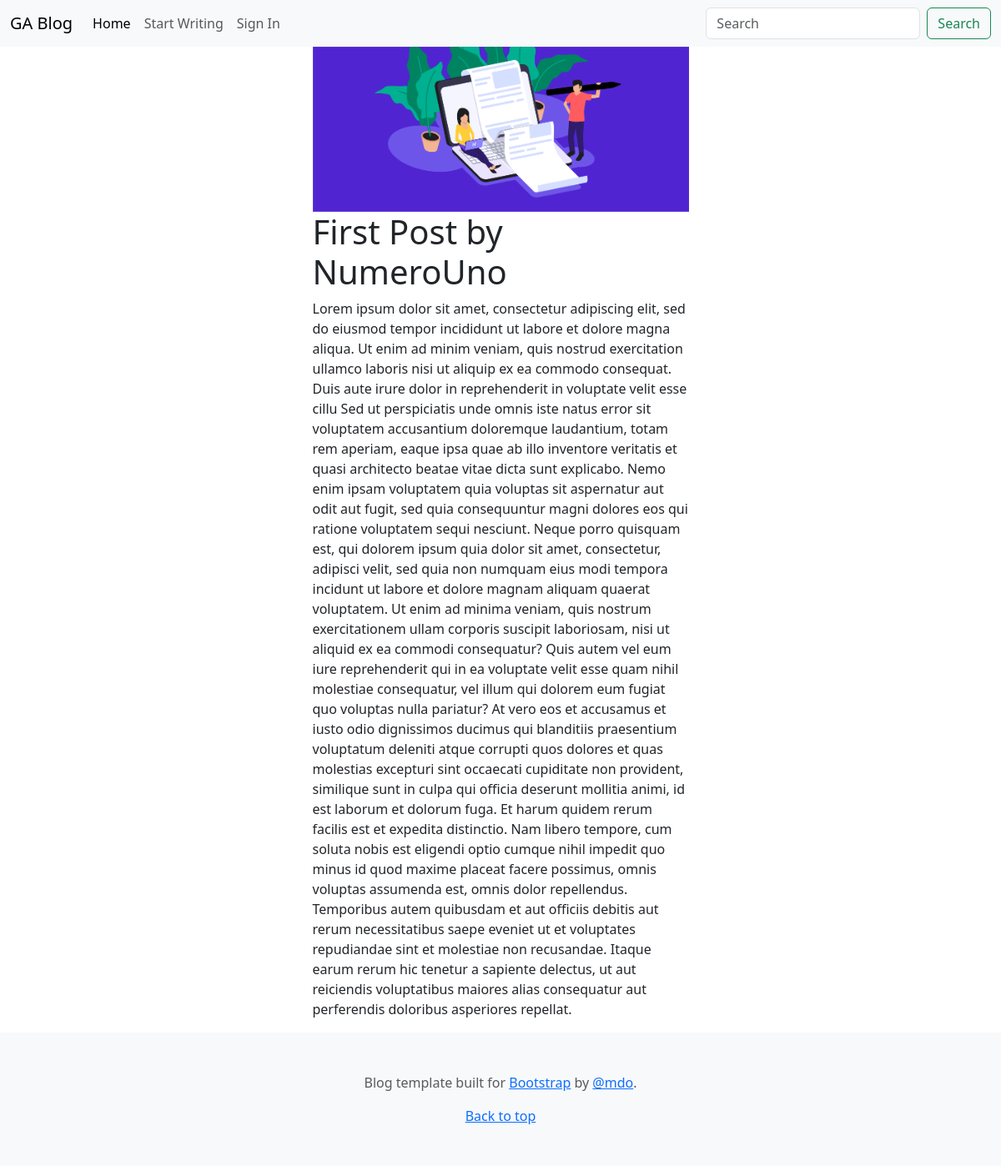
The app's page /post/1/ with its own data.
### blog/models.py (models this page shows, shortened)
class BaseModel(models.Model):
    created_at = models.DateTimeField(auto_now_add=True)
    updated_at = models.DateTimeField(auto_now=True)
    class Meta:
        abstract = True

class Post(BaseModel, models.Model):
    title = models.CharField(max_length=200)
    quote = models.TextField(max_length=300)
    content = models.TextField()
    image = models.ImageField(upload_to='images/', null=False, blank=False)
    author = models.ForeignKey(User, on_delete=models.CASCADE, related_name='posts')
    category = models.CharField(max_length=2, choices=CategoriesEnum.choices, default=CategoriesEnum.TECH)
    views = models.PositiveIntegerField(default=0)

### blog/views.py (the view)
# urls.py: path('post/<int:pk>/', blog_views.post_detail, name='post_detail'),
def post_detail(request, pk):
    post = Post.objects.get(pk=pk)
    post.views += 1
    post.save()
    return render(request, 'post_detail.html', {'post': post})

### blog/templates/post_detail.html (shortened to what this page needs)
{% extends 'base.html' %}
{% block body %}
  <div class="row justify-content-center align-items-center">
    <div class="col-sm-5">
      <img src="{{ post.image.url }}" class="img-fluid" alt="{{ post.title }}">
      <h1>{{ post.title }} by {{ post.author }}</h1>
      <p>{{ post.content }}</p>
    </div>
  </div>
{% endblock %}

### records on screen
Post: image (picture), title "First Post", author "NumeroUno", content "Lorem ipsum dolor sit amet, consectetur adipiscing elit, sed do eiusmod tempor incididunt ut labore et dolore magna aliqua. Ut enim ad minim veniam, quis nostrud exercitation ullamco laboris nisi ut aliquip ex ea commodo consequat. Duis aute irure dolor in reprehenderit in voluptate velit esse cillu Sed ut perspiciatis unde omnis iste natus error sit voluptatem accusantium doloremque laudantium, totam rem aperiam, eaque ipsa quae ab illo inventore veritatis et quasi architecto beatae vitae dicta sunt explicabo. Nemo enim ipsam voluptatem quia voluptas sit aspernatur aut odit aut fugit, sed quia consequuntur magni dolores eos qui ratione voluptatem sequi nesciunt. Neque porro quisquam est,…"
